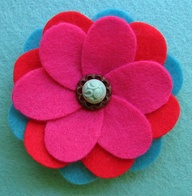
%> input picture code/practices/practice 3/flower.jpg, 192 x 196 px, shrunk from 400 x 408 before the run
$ octave problem_2.m   (GNU Octave 9; MATLAB toolbox functions it lacks are replaced by stand-ins)
%> lines starting %> are read from the running program, lines starting %| are printed output that depends on the picture
% read the image
image = rgb2gray(imread('flower.jpg'));
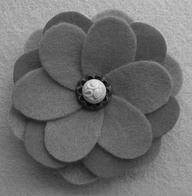
%> image: size 196x192 uint8; min 3, max 227, mean 109.9

% Convert the image to double precision for calculations
image = im2double(image);
%> image: size 196x192 double

% Define Sobel operators
sobel_x = [-1 0 1; -2 0 2; -1 0 1];
sobel_y = [-1 -2 -1; 0 0 0; 1 2 1];

% Get image dimensions
[row, col] = size(image);
%> row = 196; col = 192

% Initialize gradient arrays
gradient_x = zeros(row, col);
gradient_y = zeros(row, col);

% Apply Sobel operators for horizontal and vertical edges
for i = 2:(row-1)
    for j = 2:(col-1)
        gradient_x(i, j) = sum(sum(sobel_x .* image(i-1:i+1, j-1:j+1)));
        gradient_y(i, j) = sum(sum(sobel_y .* image(i-1:i+1, j-1:j+1)));
    end
end
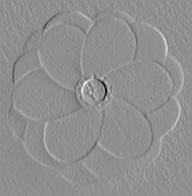
%> gradient_x: size 196x192 double; min -2.64, max 2.05, mean 0.00473; drawn with min black and max white
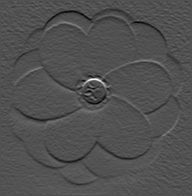
%> gradient_y: size 196x192 double; min -1.47, max 3.13, mean -0.00785; drawn with min black and max white

% Compute the gradient magnitude
gradient_magnitude = sqrt(gradient_x.^2 + gradient_y.^2);
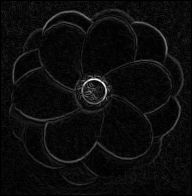
%> gradient_magnitude: size 196x192 double; min 0, max 3.19, mean 0.161; drawn with min black and max white

% Display the input image, image after horizontal gradient, image after vertical gradient, and
% final output(image after Gradient Magnitude)
subplot(2, 2, 1);
imshow(image);
title('input Image');

subplot(2, 2, 2);
imshow(gradient_x, []);
title('Horizontal Gradient');

subplot(2, 2, 3);
imshow(gradient_y, []);
title('Vertical Gradient');

subplot(2, 2, 4);
imshow(gradient_magnitude, []);
title('Final output: Edge of the image(Gradient Magnitude)');

% Save the plot as an image
saveas(gcf, 'images_plot_problem2.png');

$ run again, with code/practices/practice 3/tiger.png saved as code/practices/practice 3/flower.jpg
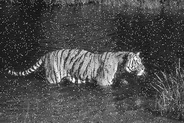
%> input picture code/practices/practice 3/tiger.png, 184 x 123 px, shrunk from 384 x 256 before the run
%> image is the input picture: size 123x184 uint8; min 7, max 255, mean 74.9
%> image: size 123x184 double
%> after the loop `for i = 2:(row-1)`:
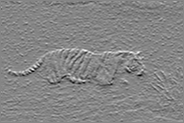
%> gradient_y: size 123x184 double; min -2.93, max 2.68, mean 0.00389; drawn with min black and max white
%> `gradient_magnitude = sqrt(gradient_x.^2 + gradient_y.^2);`:
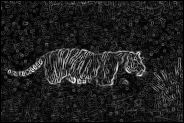
%> gradient_magnitude: size 123x184 double; min 0, max 3.21, mean 0.402; drawn with min black and max white
